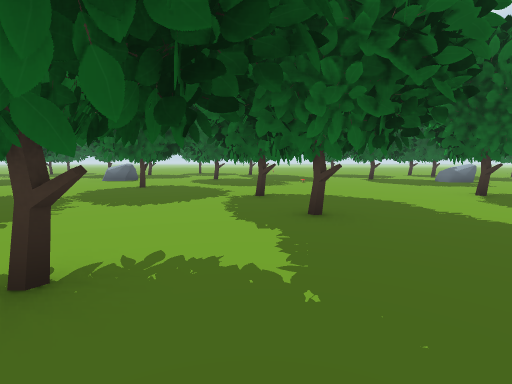
view 1 (above)

18 first-person views from a walk through a 3-D level made in the Unity game engine. The camera is 1.5 m above the floor, tilts 6° down and sees 85° across. The floor is counted in squares, 2 m on a side. Each view is taken from the middle of a square. On the plan, view 1 faces up. The plan holds only what a view shows up to about 10 squares ahead; the rest is blank. The place goes on beyond the plan.

view 2
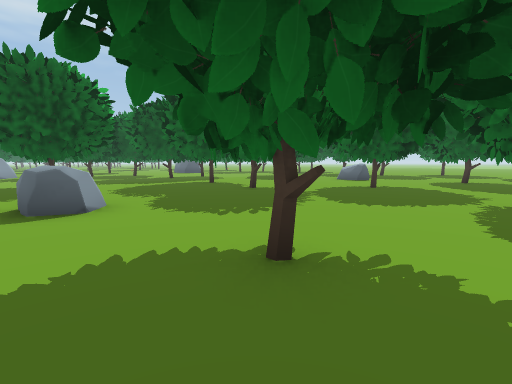

view 3
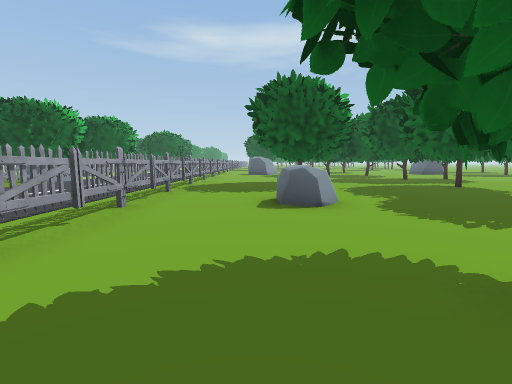

view 4
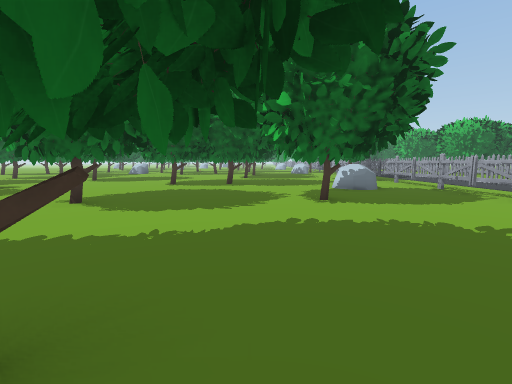

view 5
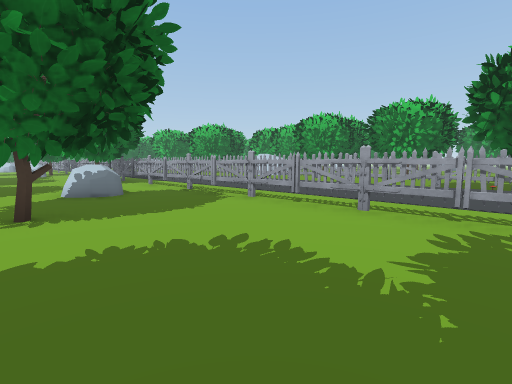

view 6
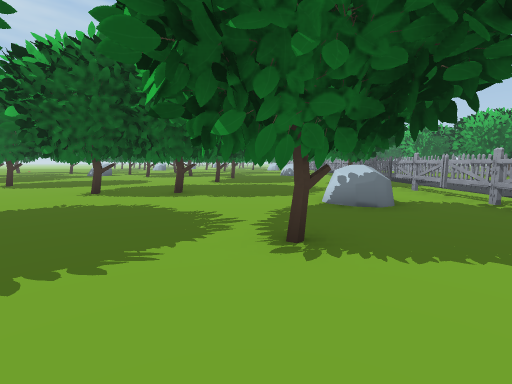

view 7
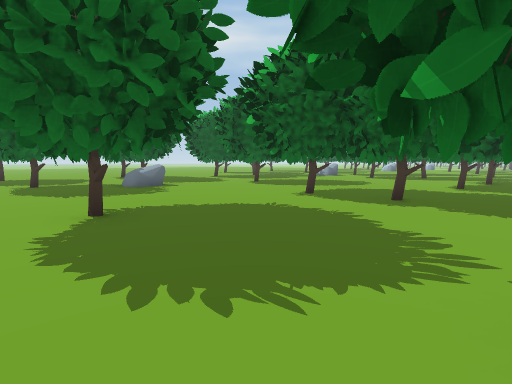

view 8
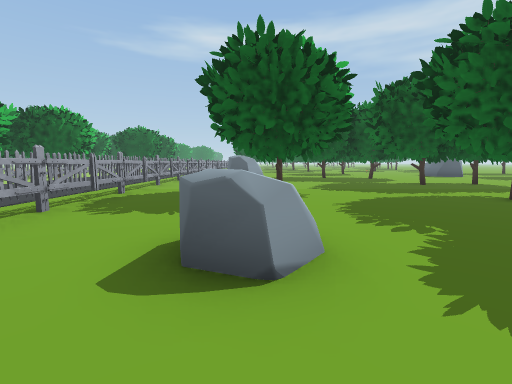

view 9
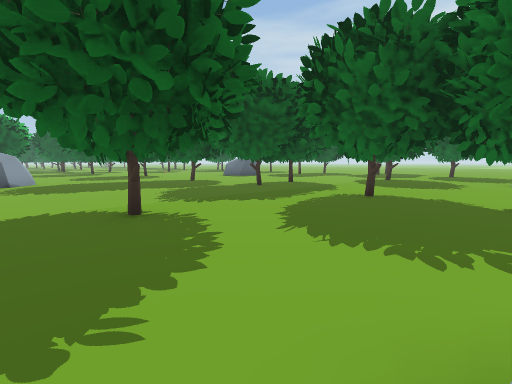

view 10
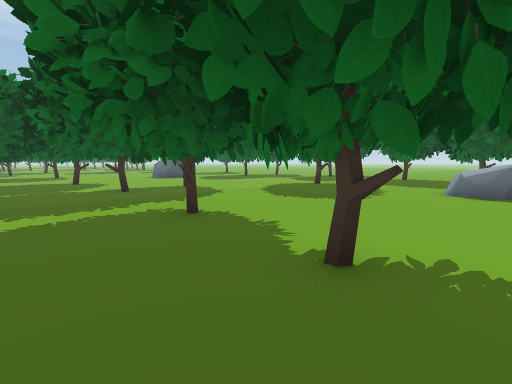

view 11
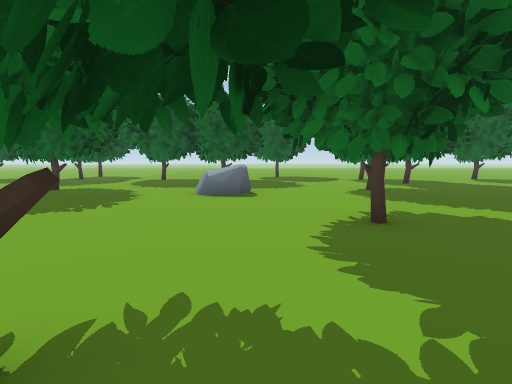

view 12
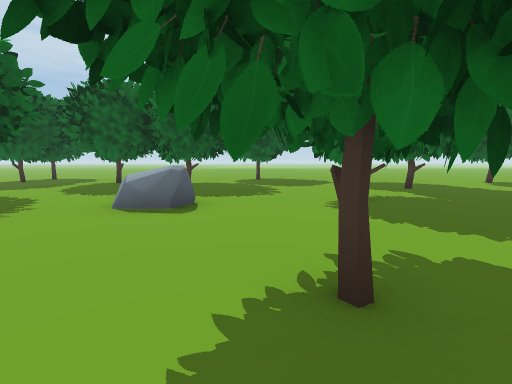

view 13
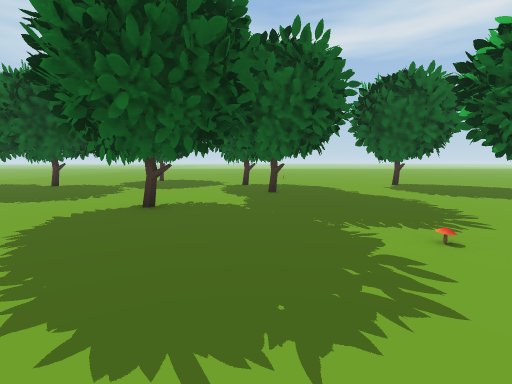

view 14
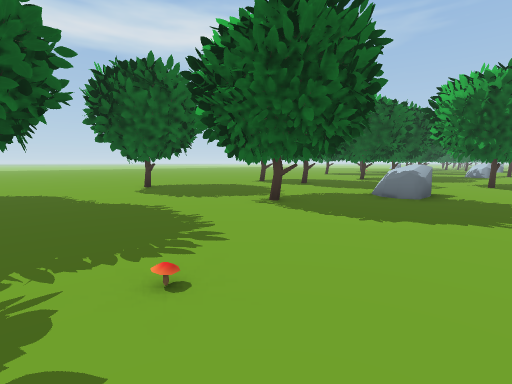

view 15
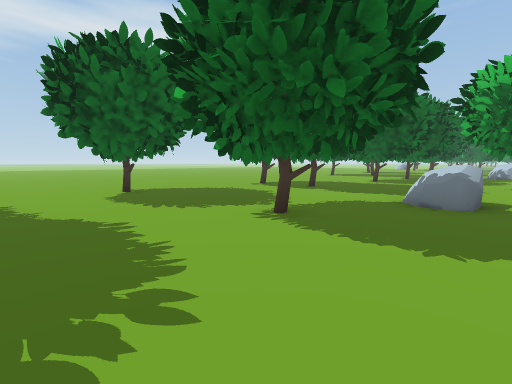

view 16
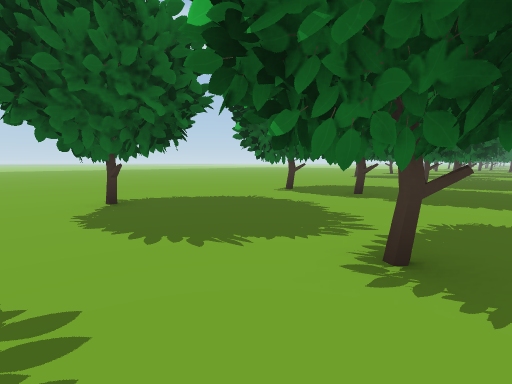

view 17
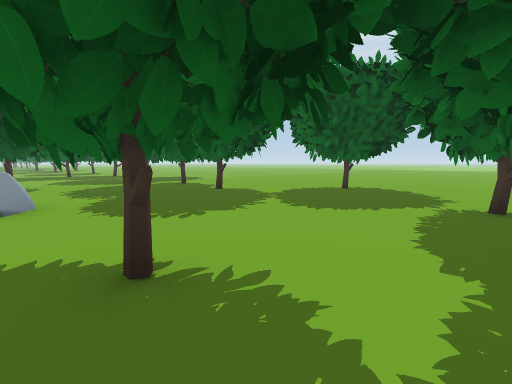

view 18
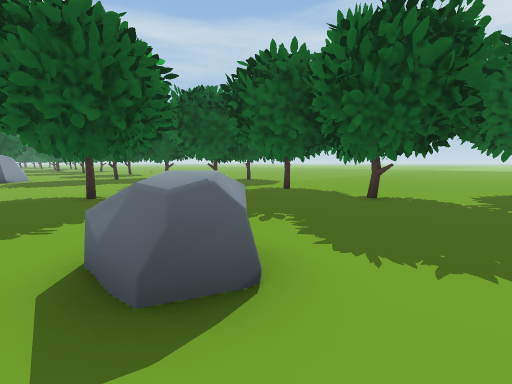

### Floor plan
Key: @ floor where view 1 was taken; . main floor; : floor 0.25 m higher than the main floor; = window, fence, low wall or low ledge; R rock; G gate; M mushroom; O other object.
Columns run from 13 left of view 1 to 17 right of it. Each row starts with its distance up from view 1.
 22       .......  ......
 21      ....=...  .......
 20     ....===..  ........
 19    .....==..............
 18   .=====....==....=...==.
 17 ==..====....===..===..==..
 16  ...=..=.....==...=...==...
 15   ...........==.......===.==
 14 ...=.......=.==...=...==..==
 13 ..==......===.....==........
 12 ...=...RR..==.....==.......
 11 ...............M.....R...=..
 10 =.......................===.
  9 ==.......==..............=.
  8 ==.......==................
  7 ==..==.=....===...==..==...
  6 ==..=====....==...==..===...
  5 .....=.=.....==...=....=.....
  4 .............===......===.====
  3 ...=........=.=...=....=...====
  2 ..===......==.....===......
  1 ...==..RR...==....==.......
  0 .............@.......RR..==
 -1   ........... .......... ==
 -2 O.G.GG.G.GG.  GG.GGGG.GGGG=
 -3  ::::::::::   :::::::::::::

Where each view was taken, in squares from view 1:
view 1: 0 up, 0 right, facing up
view 2: 0 up, 0 right, facing up-left
view 3: 0 up, 0 right, facing left
view 4: 3 up, 0 right, facing right
view 5: 2 up, 1 right, facing down-right
view 6: 2 up, 3 right, facing right
view 7: 2 up, 4 right, facing up-right
view 8: 1 up, 3 left, facing left
view 9: 0 up, 6 left, facing up-left
view 10: 4 up, 5 left, facing up-left
view 11: 5 up, 5 left, facing up
view 12: 7 up, 4 left, facing up
view 13: 8 up, 0 right, facing up
view 14: 9 up, 1 right, facing up-right
view 15: 10 up, 2 right, facing up-right
view 16: 12 up, 3 right, facing up-right
view 17: 12 up, 0 right, facing up-left
view 18: 11 up, 4 left, facing up-left
